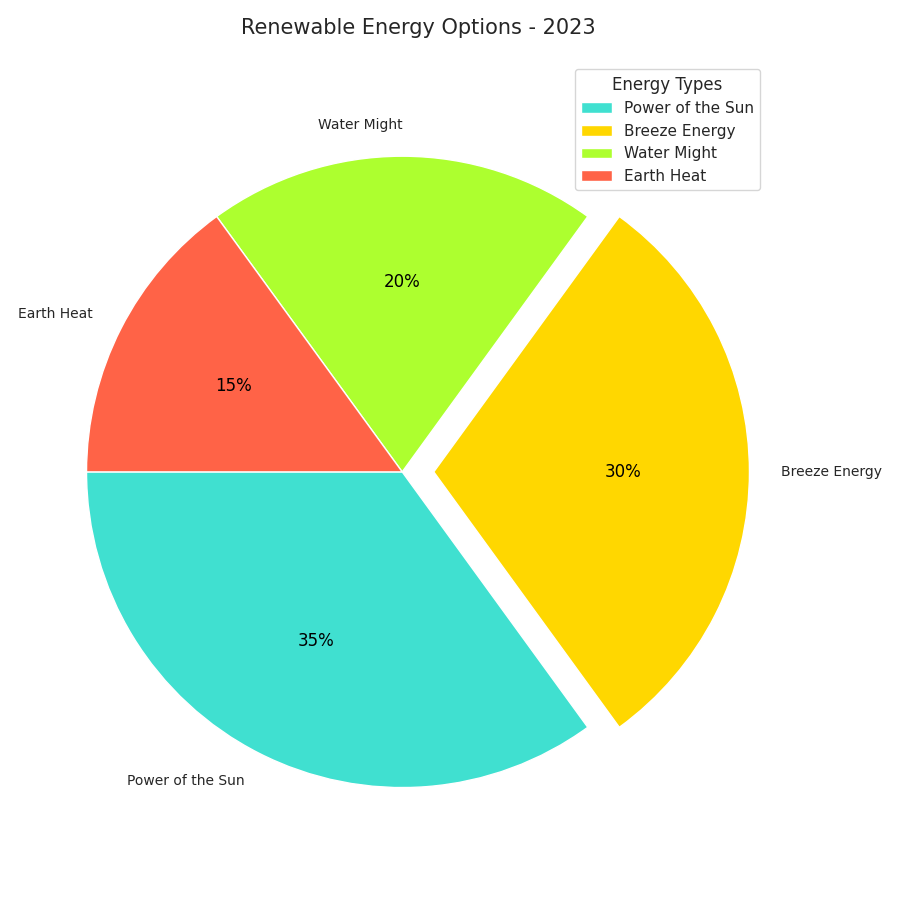

Reproduce this figure in Python.
import matplotlib.pyplot as plt

# Altered textual elements
energy_sources = ['Power of the Sun', 'Breeze Energy', 'Water Might', 'Earth Heat']
energy_shares = [35, 30, 20, 15]
colors = ['#40E0D0', '#FFD700', '#ADFF2F', '#FF6347']
explode = (0, 0.1, 0, 0)

fig, ax = plt.subplots(figsize=(9, 9))

wedges, texts, autotexts = ax.pie(
    energy_shares, 
    labels=energy_sources, 
    autopct='%1.0f%%', 
    startangle=180, 
    colors=colors, 
    explode=explode
)

for text in texts:
    text.set_fontsize(10)
for autotext in autotexts:
    autotext.set_fontsize(12)
    autotext.set_color('black')

# Altered title
ax.set_title(
    'Renewable Energy Options - 2023', 
    fontsize=15, 
    fontweight='regular', 
    pad=20
)

ax.axis('equal')

plt.legend(
    wedges, energy_sources,
    title="Energy Types",
    loc="upper right",
    bbox_to_anchor=(0.5, 0.5, 0.5, 0.5),
    fontsize=11
)

plt.tight_layout()

plt.show()
